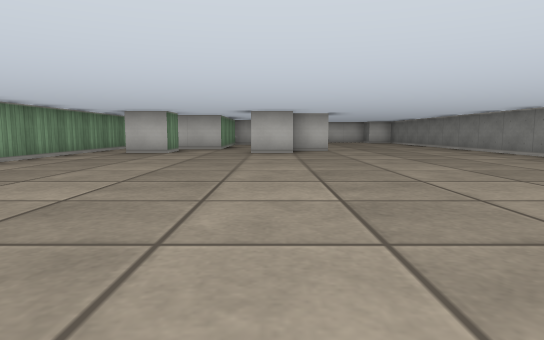
[1] (above)

17 first-person views from a walk through a cub3D ray-caster map. The camera is about half as high as the walls, tilts 6° down and sees 75° across. The floor is counted in squares. Each view is taken from the middle of a square. On the plan, view 1 faces up. The plan holds only what a view shows up to about 9 squares ahead; the rest is blank.

[2]
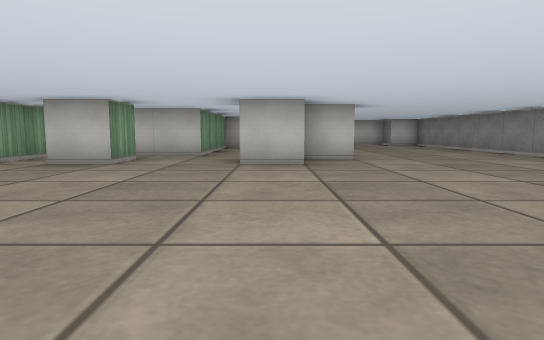

[3]
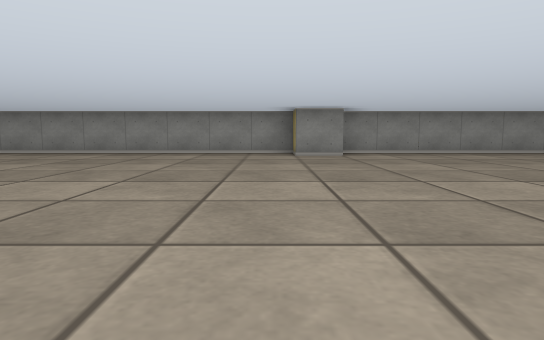

[4]
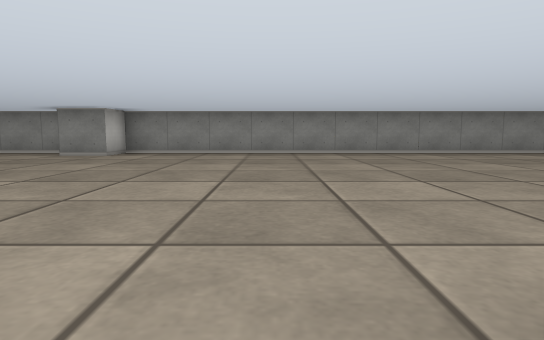

[5]
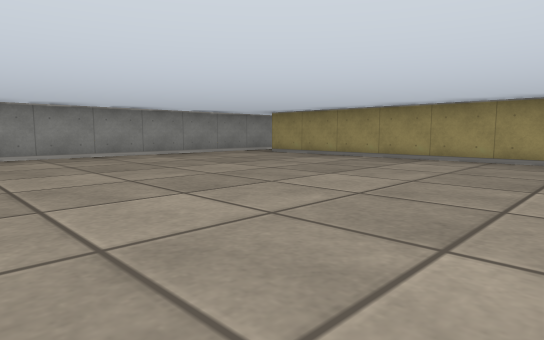

[6]
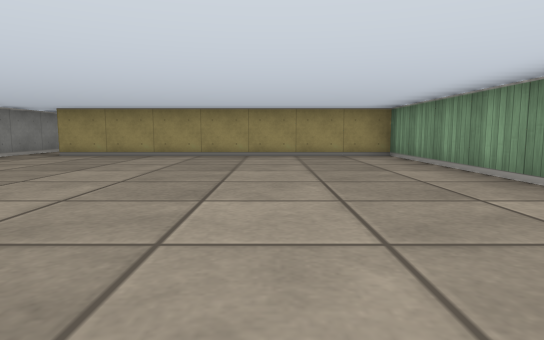

[7]
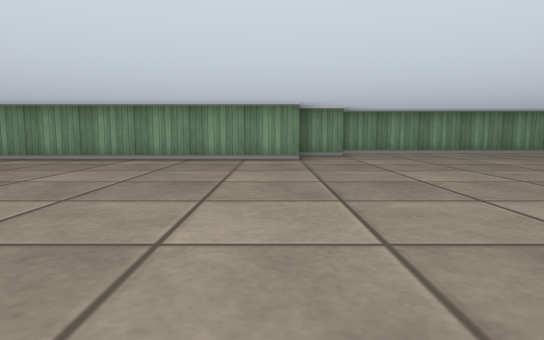

[8]
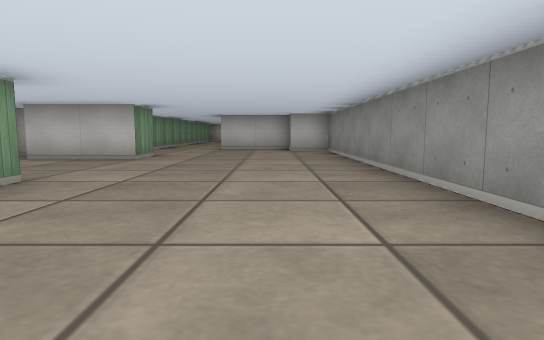

[9]
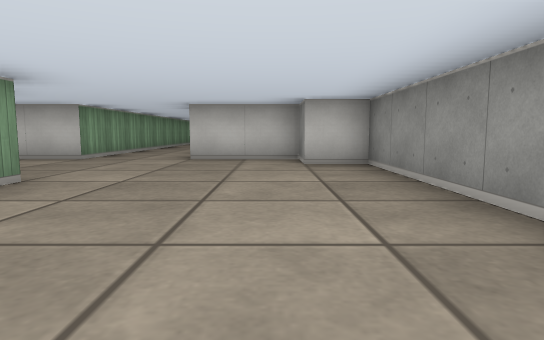

[10]
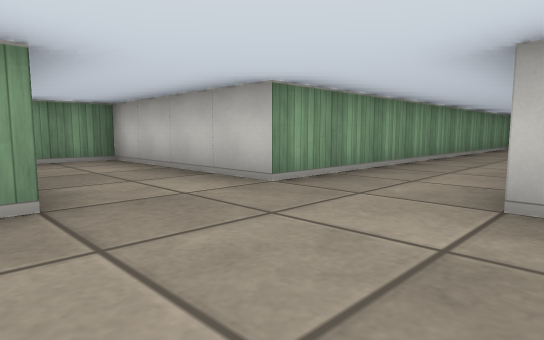

[11]
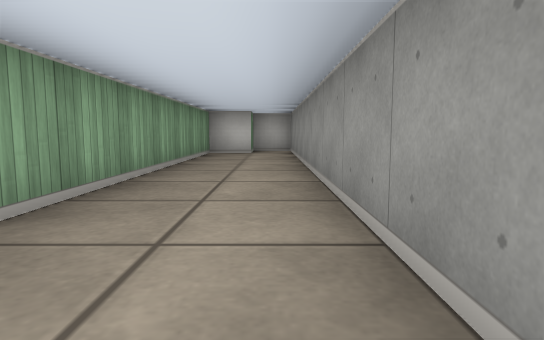

[12]
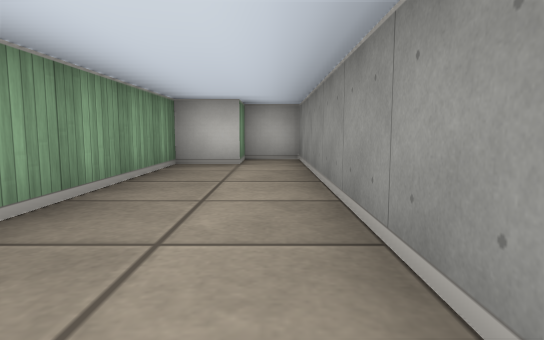

[13]
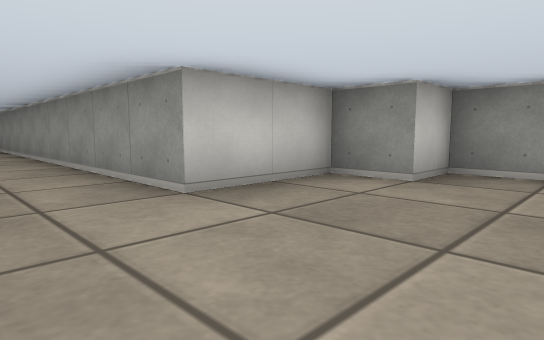

[14]
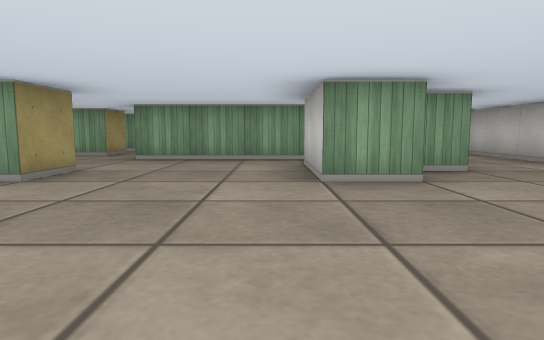

[15]
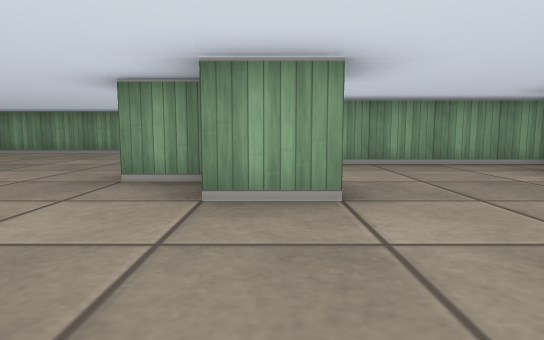

[16]
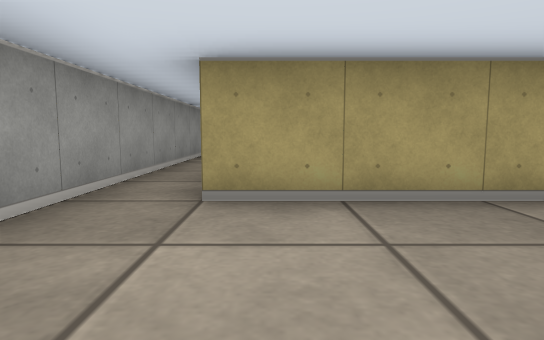

[17]
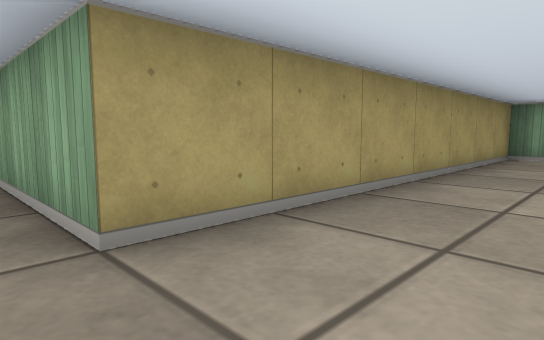

### Floor plan
Points are (right, up) in squares from view 1. A wall is a line through its corners. A room is listed if a view was taken in it or the views show most of it. See-through windows are left out.
Room 1 (views 1, 2, 3, 4, 5, 6, 7, 8, 9, 10, 11, 12, 13, 14, 15, 16, 17)
walls: (0.5, 10.5) (1.5, 10.5) (1.5, 9.5) (0.5, 9.5) (0.5, 8.5) (-0.5, 8.5); (-3.5, -1.4) (-3.5, -2.5); (-3.5, 9.5) (-2.5, 9.5) (-2.5, 8.5) (-3.5, 8.5); (-2.5, -2.4) (-2.5, -10.5) (4.5, -10.5) (4.5, -13); (-4.5, 10.1) (-4.5, -1.4); (-1.5, 14.2) (-1.5, 10.5) (-3, 10.5); (1.5, 14.6) (1.5, 13.5) (-0.5, 13.5); (0.5, 15.6) (0.5, 14.9); (5.5, -15.5) (5.5, 1.5) (4.5, 1.5) (4.5, 2.5) (5.5, 2.5) (5.5, 16.5) (4.5, 16.5) (4.5, 17.5) (2.5, 17.5) (2.5, 28.5) (1.5, 28.5) (1.5, 27.5) (0.5, 27.5) (0.5, 17.5) (-3.5, 17.5) (-3.5, 16.2)

Positions as (right, up) in squares from view 1, and headings:
1: (0, 0), facing up
2: (0, 3), facing up
3: (-3, 3), facing right
4: (-3, -2), facing right
5: (-2, -4), facing down-right
6: (0, -3), facing down
7: (4, -3), facing left
8: (4, 7), facing up
9: (4, 11), facing up
10: (3, 15), facing up-left
11: (2, 19), facing up
12: (2, 22), facing up
13: (1, 15), facing up-right
14: (5, 13), facing left
15: (4, 10), facing left
16: (4, -8), facing down
17: (5, -9), facing down-left
